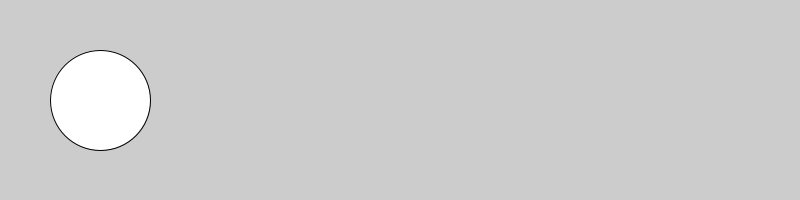
Frame 1 (no input)
Frame 60 (the mouse pressed at the canvas centre just before this capture): identical to frame 1, image omitted
Frame 120 (the mouse held since frame 60 and released just before this capture): identical to frame 1, image omitted

The Processing sketch that drew this single still picture (run headless with seeded random() and noise(); from frame 60 on, the mouse is pressed at the canvas centre):

// Processing sketch: Dot_race
// ── Dot_race.pde
void setup() {
    size(800, 200);
    ellipse(100,100,100,100);
}
void draw(){ color(#02AAB2);}
